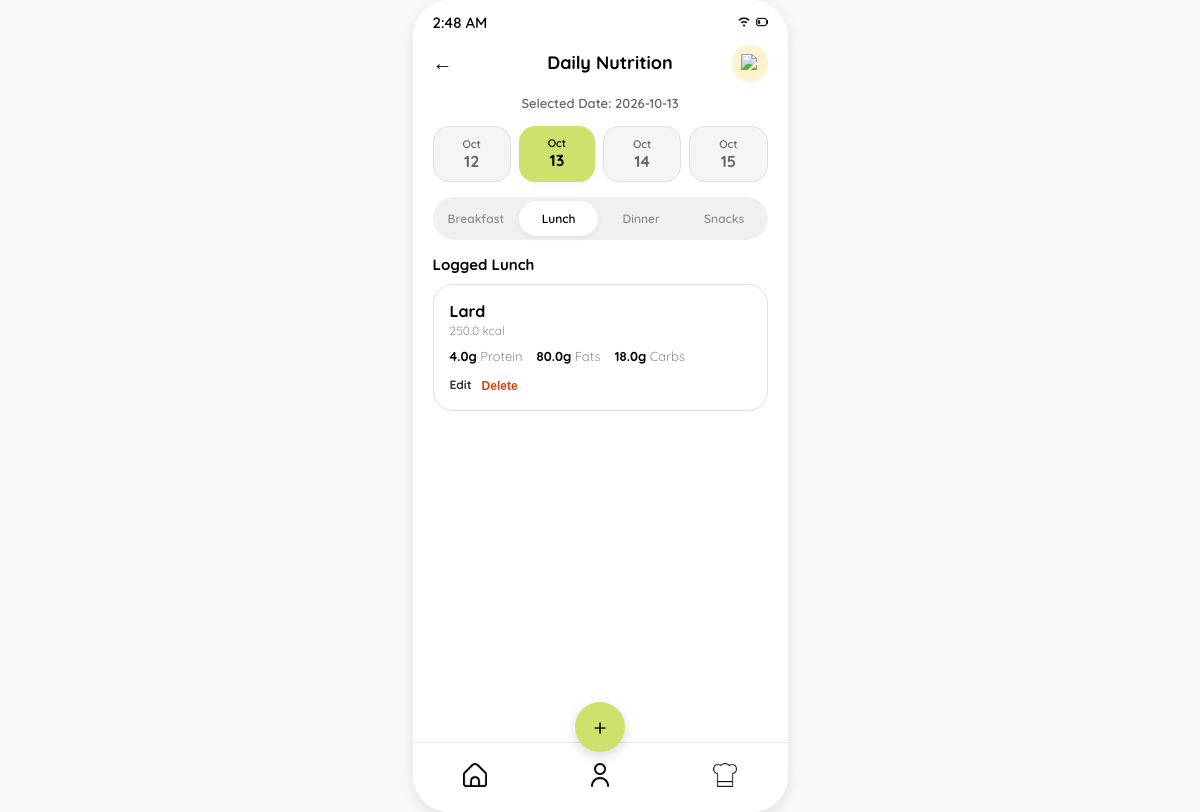
The page /daily_menu?date=2026-10-13&meal=Lunch (signed in) on the database its author committed.
### tables this page shows
CREATE TABLE meal_logs (
            id INTEGER PRIMARY KEY AUTOINCREMENT,
            user_id INTEGER NOT NULL,
            food_item_id INTEGER,
            meal_date TEXT NOT NULL,
            meal_type TEXT NOT NULL CHECK (meal_type IN ('Breakfast', 'Lunch', 'Dinner', 'Snacks')),
            food_name TEXT NOT NULL,
            calories REAL NOT NULL,
            protein_grams REAL NOT NULL,
            carbohydrate_grams REAL NOT NULL,
            fat_grams REAL NOT NULL,
            created_at TEXT NOT NULL DEFAULT CURRENT_TIMESTAMP,
            FOREIGN KEY (user_id) REFERENCES users(id) ON DELETE CASCADE,
            FOREIGN KEY (food_item_id) REFERENCES food_items(id) ON DELETE SET NULL
        );

### app.py (the view)
@app.get("/daily_menu")
def daily_menu():
    selected_day, date_options = get_compact_date_options(request.args.get("date"))
    selected_date = selected_day.isoformat()
    selected_meal = request.args.get("meal", "Breakfast")
    if selected_meal not in MEAL_TYPES:
        selected_meal = "Breakfast"
    logged_meals = []
    user_id = active_demo_user_id()
    if user_id is not None:
        with get_database_connection() as connection:
            logged_meals = connection.execute(
                """
                SELECT id, food_name, calories, protein_grams, fat_grams,
                       carbohydrate_grams
                FROM meal_logs
                WHERE user_id = ? AND meal_date = ? AND meal_type = ?
                ORDER BY created_at, id
                """,
                (user_id, selected_date, selected_meal),
            ).fetchall()
    return render_template(
        "daily_menu.html",
        selected_date=selected_date,
        selected_meal=selected_meal,
        date_options=date_options,
        logged_meals=logged_meals,
    )

### app.py (called while the page is built)
def get_database_connection():
    return open_database_connection(app.config["DATABASE"])

def active_demo_user_id():
    user_id = session.get("user_id")
    if user_id is None:
        return None
    with get_database_connection() as connection:
        user = connection.execute(
            "SELECT id FROM users WHERE id = ?", (user_id,)
        ).fetchone()
    return user["id"] if user is not None else None

def get_compact_date_options(requested_date):
    try:
        selected_date = (
            date.fromisoformat(requested_date) if requested_date else date.today()
        )
    except (TypeError, ValueError):
        selected_date = date.today()
    date_options = []
    for offset in (-1, 0, 1, 2):
        option_date = selected_date + timedelta(days=offset)
        date_options.append(
            {
                "value": option_date.isoformat(),
                "month": option_date.strftime("%b"),
                "day": option_date.day,
                "is_selected": option_date == selected_date,
            }
        )
    return selected_date, date_options

### database.py (called while the page is built)
def get_database_connection(database_path):
    connection = sqlite3.connect(database_path)
    connection.row_factory = sqlite3.Row
    connection.execute("PRAGMA foreign_keys = ON")
    return connection

### templates/daily_menu.html (shortened to what this page needs)
<!DOCTYPE html>
<html lang="en">
<head>
    <link rel="stylesheet" href="{{ url_for('static', filename='style.css') }}">
</head>
<body>
    <div class="phone-screen" style="justify-content: flex-start; padding: 25px 20px; position: relative;">
        <div class="status-bar">
            <span id="live-est-clock">9:41</span>
            <div class="icons">
                <img src="{{ url_for('static', filename='wifi.png') }}" alt="Wi-Fi">
                <img src="{{ url_for('static', filename='battery.png') }}" alt="Battery">
            </div>
        </div>
        <div style="display: flex; justify-content: space-between; align-items: center; width: 100%; margin-top: 25px; margin-bottom: 20px; position: relative;">
            <a href="{{ url_for('dashboard', date=selected_date) }}" style="font-size: 20px; color: #000; text-decoration: none; font-weight: bold;">←</a>
            <h2 style="font-size: 18px; font-weight: 700; margin: 0 auto; color: #000000;">Daily Nutrition</h2>
            <div style="background: #FFF3CD; border-radius: 50%; width: 36px; height: 36px; display: flex; align-items: center; justify-content: center; box-shadow: 0 2px 5px rgba(0,0,0,0.05); position: absolute; right: 0;">
                <img src="{{ url_for('static', filename='bell.png') }}" alt="Notification Bell" style="width: 18px; height: 18px; object-fit: contain;">
            </div>
        </div>
        <div style="width: 100%; flex: 1; overflow-y: auto; padding-bottom: 100px; display: flex; flex-direction: column; gap: 15px; box-sizing: border-box;">
            <div style="font-size: 13px; color: #666; font-weight: 600; text-align: center;">Selected Date: {{ selected_date }}</div>
            <div style="display: flex; justify-content: space-between; width: 100%; gap: 8px;">
                {% for date_option in date_options %}
                    <a href="{{ url_for('daily_menu', date=date_option.value, meal=selected_meal) }}" style="text-decoration: none; flex: 1; background: {% if date_option.is_selected %}#CDE26D{% else %}#F5F5F5{% endif %}; border-radius: 16px; padding: 10px 0; text-align: center; border: {% if date_option.is_selected %}none{% else %}1px solid #E0E0E0{% endif %}; box-shadow: {% if date_option.is_selected %}0 2px 8px rgba(0,0,0,0.05){% else %}none{% endif %};">
                        <div style="font-size: 11px; color: {% if date_option.is_selected %}#000{% else %}#666{% endif %}; font-weight: 600;">{{ date_option.month }}</div>
                        <div style="font-size: 16px; color: {% if date_option.is_selected %}#000{% else %}#666{% endif %}; font-weight: 700;">{{ date_option.day }}</div>
                    </a>
                {% endfor %}
            </div>
            <div style="display: flex; background: #F0F0F0; border-radius: 24px; padding: 4px; gap: 4px; width: 100%; box-sizing: border-box;">
                {% for meal in ['Breakfast', 'Lunch', 'Dinner', 'Snacks'] %}
                    <a href="{{ url_for('daily_menu', date=selected_date, meal=meal) }}" style="flex: 1; text-align: center; padding: 10px 0; font-size: 12px; font-weight: 600; text-decoration: none; border-radius: 20px; background: {% if selected_meal == meal %}#ffffff{% else %}transparent{% endif %}; color: {% if selected_meal == meal %}#000{% else %}#8F8E8E{% endif %}; box-shadow: {% if selected_meal == meal %}0 2px 6px rgba(0,0,0,0.06){% else %}none{% endif %};">
                        {{ meal }}
                    </a>
                {% endfor %}
            </div>
            <section style="display: flex; flex-direction: column; gap: 10px; width: 100%;">
                <h3 style="font-size: 15px; margin: 0; color: #000;">Logged {{ selected_meal }}</h3>
                {% if logged_meals %}
                    {% for meal in logged_meals %}
                    <div style="background: #ffffff; border: 1.5px solid #E0E0E0; border-radius: 20px; padding: 16px; display: flex; flex-direction: column; gap: 10px; box-shadow: 0 2px 8px rgba(0,0,0,0.02); box-sizing: border-box;">
                        <div>
                            <div style="font-size: 16px; font-weight: 700; color: #000;">{{ meal['food_name'] }}</div>
                            <div style="font-size: 12px; color: #8F8E8E; margin-top: 2px;">{{ meal['calories']|round(1) }} kcal</div>
                        </div>
                        <div style="display: flex; gap: 14px; font-size: 13px; flex-wrap: wrap;">
                            <div><strong style="color: #000;">{{ meal['protein_grams']|round(1) }}g</strong> <span style="color: #8F8E8E;">Protein</span></div>
                            <div><strong style="color: #000;">{{ meal['fat_grams']|round(1) }}g</strong> <span style="color: #8F8E8E;">Fats</span></div>
                            <div><strong style="color: #000;">{{ meal['carbohydrate_grams']|round(1) }}g</strong> <span style="color: #8F8E8E;">Carbs</span></div>
                        </div>
                        <div style="display: flex; gap: 10px; align-items: center;">
                            <a href="{{ url_for('edit_meal', meal_id=meal['id']) }}" style="font-size: 12px; font-weight: 700; color: #333; text-decoration: none;">Edit</a>
                            <form action="{{ url_for('delete_meal', meal_id=meal['id']) }}" method="POST" onsubmit="return confirm('Delete this logged meal?');" style="margin: 0;">
                                <button type="submit" style="border: none; background: transparent; color: #D84315; font-size: 12px; font-weight: 700; cursor: pointer; padding: 0;">Delete</button>
                            </form>
                        </div>
                    </div>
                    {% endfor %}
                {% else %}
                    <div style="background: #ffffff; border: 1.5px solid #E0E0E0; border-radius: 16px; padding: 14px 16px; color: #666; font-size: 13px;">No meals logged for this date.</div>
                {% endif %}
            </section>
        </div>
        <div class="bottom-nav">
            <a href="{{ url_for('dashboard', date=selected_date) }}"><img src="{{ url_for('static', filename='home.png') }}" alt="Home" class="nav-icon"></a>
            <a href="{{ url_for('profile') }}"><img src="{{ url_for('static', filename='user-3.png') }}" alt="Profile" class="nav-icon"></a>
            <a href="{{ url_for('daily_menu', date=selected_date, meal=selected_meal) }}"><img src="{{ url_for('static', filename='hat-chef.png') }}" alt="Chef" class="nav-icon"></a>
        </div>
        <a href="{{ url_for('log_meal') }}" class="floating-add-btn">+</a>
    </div>
</body>
</html>

### static/style.css (style rules this page uses)
* { margin: 0; padding: 0; box-sizing: border-box; }
body { font-family: "Quicksand", sans-serif; background-color: #f9f9f9; display: flex; justify-content: center; align-items: center; min-height: 100vh; }
.phone-screen { background-color: #ffffff; width: 375px; height: 812px; border-radius: 36px; box-shadow: 0 4px 15px rgba(0,0,0,0.1); display: flex; flex-direction: column; align-items: center; justify-content: flex-start; position: relative; padding: 25px 20px; overflow: hidden; }
.status-bar { width: 100%; height: 44px; position: absolute; top: 0; left: 0; display: flex; justify-content: space-between; align-items: center; padding: 0 20px; font-size: 15px; font-weight: 600; color: #000000; }
.status-bar .icons { display: flex; align-items: center; gap: 6px; }
.status-bar .icons img { height: 12px; width: auto; object-fit: contain; }
.bottom-nav { position: absolute; bottom: 0; left: 0; width: 100%; height: 70px; background-color: #ffffff; border-top: 1px solid #eaeaea; display: flex; justify-content: space-around; align-items: center; z-index: 100; box-sizing: border-box; }
.bottom-nav a { font-size: 22px; color: #1A3427; text-decoration: none; }
.nav-icon { width: 24px; height: 24px; object-fit: contain; }
.floating-add-btn { position: absolute; bottom: 60px; left: 50%; transform: translateX(-50%); width: 50px; height: 50px; background: #CDE26D; border-radius: 50%; display: flex; justify-content: center; align-items: center; font-size: 24px; color: #000000; text-decoration: none; box-shadow: 0 4px 12px rgba(0,0,0,0.15); z-index: 200; }

### rows shown on the page
meal_logs: meal_type "Lunch", food_name "Lard", calories "250.0", protein_grams "4.0", fat_grams "80.0", carbohydrate_grams "18.0"

### other values the page prints
{{ selected_date }} "2026-10-13"
{{ date_option.month }} "Oct" "Oct" "Oct" "Oct"
{{ date_option.day }} "12" "13" "14" "15"
{{ meal }} "Breakfast" "Lunch" "Dinner" "Snacks"
